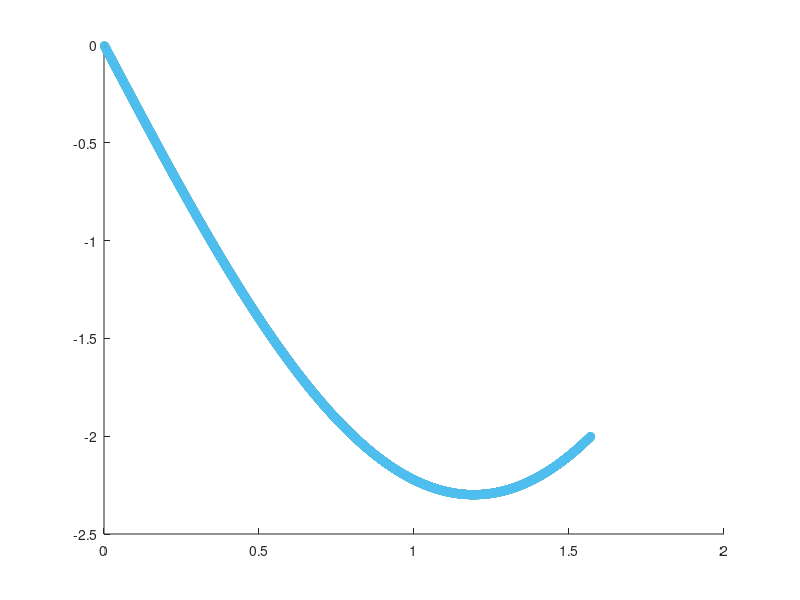
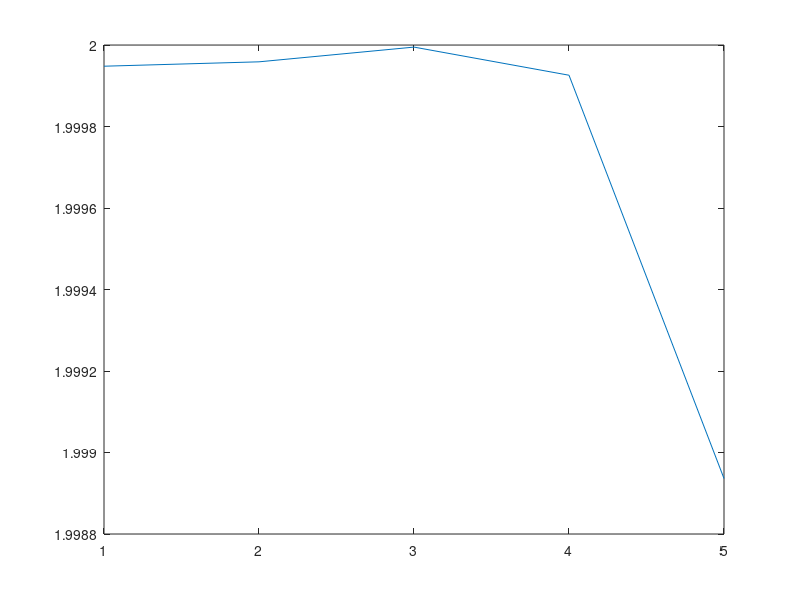

Write MATLAB code to recreate these figures, in order.
close all
clear all
clc


f=@(x) x.*cos(x);
fp2=@(x) -x.*cos(x)-2*sin(x);
nn=50*2.^(0:5);
rel_err_2=zeros(1,length(nn))';
rel_err_inf=zeros(1,length(nn))';


for i=1:length(nn)
a=0;
b=pi/2;
n=nn(i);
h=(b-a)/n;
myx=[a:h:b]';

% figure(1)
% plot(myx,f(myx),'k',myx,fp2(myx),'k')

fp_app_2=zeros(size(myx));
fp_app_2=(f(myx(3:end))-2*f(myx(2:end-1))+f(myx(1:end-2)))./(h.^2);

figure(2)
hold on
plot(myx,fp2(myx),'k',myx(2:end-1),fp_app_2,'o')

rel_err_2(i)=norm(fp_app_2-fp2(myx(2:end-1)),2)./(norm(fp2(myx(2:end-1)),2));
rel_err_inf(i)=norm(fp_app_2-fp2(myx(2:end-1)),inf)./(norm(fp2(myx(2:end-1)),inf));

end

rel_err_2
rel_err_inf

pemp=-log2(rel_err_inf(2:end)./rel_err_inf(1:end-1))

figure(3)
plot(pemp)
